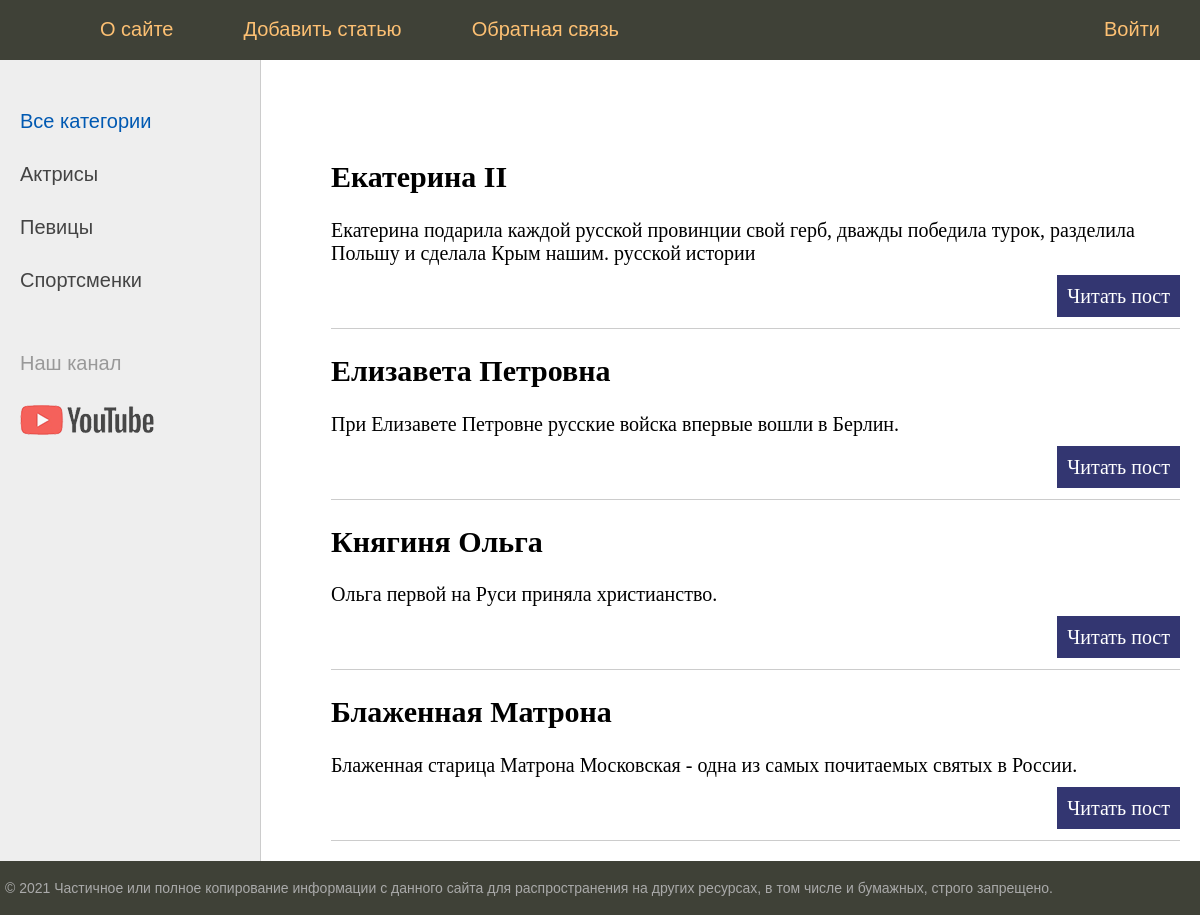
The page / on the database its author committed.
### women/models.py (models this page shows, shortened)
class Women(models.Model):
    title = models.CharField(max_length=255)
    content = models.TextField(blank=True)
    photo = models.ImageField(upload_to='photos/%Y/%m/%d/')
    time_create = models.DateTimeField(auto_now_add=True)
    time_update = models.DateTimeField(auto_now=True)
    is_publisher = models.BooleanField(default=True)
    def get_url(self):
        return reverse('post', kwargs={'post_id': self.pk})

### women/views.py (the view)
# urls.py: path('', index, name='home'),
def index(request):
    posts = Women.objects.all()
    context = {
        'posts': posts,
        'menu': menu,
        'title': 'Главная страница'
    }
    return render(request, 'women/index.html', context=context)

### women/templates/women/index.html (shortened to what this page needs)
{% extends 'women/base.html' %}
{% block content %}
<ul class="list-articles">
	{% for p in posts %}
			<li><h2>{{p.title}}</h2>
	{% autoescape on %}
	{{p.content|linebreaks|truncatewords:50}}
	{% endautoescape %}
			<p class="link-read-post"><a href="{{ p.get_url }}">Читать пост</a></p>
			</li>
	{% endfor %}
</ul>
{% endblock %}

### women/templates/women/base.html (shortened to what this page needs)
{% load static %}
<!DOCTYPE html>
<html>
<head>
	<link type="text/css" href="{% static 'women/css/styles.css' %}" rel="stylesheet" />
</head>
<body>
<table class="table-page" border=0 cellpadding="0" cellspacing="0">
<tr><td valign=top>
{% block mainmenu %}
		<div class="header">
			<ul id="mainmenu" class="mainmenu">
			<li class="logo"><a href="{% url 'home' %}"><div class="logo"></div></a></li>
{% for m in menu %}
	{% if not forloop.last %}
			<li><a href="{% url m.url_name %}">{{m.title}}</a></li>
	{% else %}
			<li class="last"><a href="{% url m.url_name %}">{{m.title}}</a></li>
	{% endif %}
{% endfor %}
			</ul>
		</div>
{% endblock mainmenu %}
<table class="table-content" border=0 cellpadding="0" cellspacing="0">
<tr>
	<td valign="top" class="left-chapters">
	<ul id="leftchapters">
		<li class="selected">Все категории</li>
		<li><a href="#">Актрисы</a></li>
		<li><a href="#">Певицы</a></li>
		<li><a href="#">Спортсменки</a></li>
		<li class="share">
		<p>Наш канал</p>
		<a class="share-yt" href="https://www.youtube.com/channel/UClJzWfGWuGJL2t-3dYKcHTA/playlists" target="_blank" rel="nofollow"></a>
		</li>
	</ul>
</td>
<td valign="top" class="content">
	<div class="content-text">
{% block content %}
{% endblock %}
	</div>
</td></tr></table>
</td></tr>
<tr><td valign=top>
	<div id="footer">
		<p>&copy; 2021 Частичное или полное копирование информации с данного сайта для распространения на других ресурсах, в том числе и бумажных, строго запрещено.</p>
	</div>
</td></tr></table>
</body>
</html>

### women/static/women/css/styles.css (style rules this page uses)
html, body { font-family: 'Arial'; margin: 0; padding: 0; height: 100%; width: 100%; color: #444; }
a { color: #0059b2; text-decoration: none; }
p.link-read-post { text-align: right; }
p.link-read-post a { padding: 10px; min-width: 100px; background: #333671; color: #fff; text-decoration: none; }
ul.list-articles { list-style: none; margin: 0; padding: 0; }
ul.list-articles li { border-bottom: 1px solid #ccc; }
.table-page { width: 100%; height: 100%; vertical-align: top; }
.table-page tr { height: 100%; }
.header { background: #3F4137; height: 60px; }
.logo { background: url('../images/logo.png') no-repeat 10px 5px; width: 70px; height: 60px; }
ul.mainmenu { list-style: none; margin: 0; padding: 0; height: 60px; color: #fdc073; font-size: 20px; overflow: hidden; }
ul.mainmenu li { float: left; margin: 18px 40px 0 30px; }
ul.mainmenu li.logo { margin: 0; }
ul.mainmenu li.last { float: right; }
ul.mainmenu li a { color: #fdc073; text-decoration: none; }
.table-content { width: 100%; min-height: 100%; height: 100%; }
.left-chapters { margin: 0; background: #eee; border-right: 1px solid #ccc; min-height: 100%; }
.left-chapters ul { width: 230px; min-height: 100%; margin: 0; padding: 20px 10px 10px 20px; list-style: none; font-size: 20px; }
.left-chapters ul li { margin: 30px 0 0 0; color: #999; }
.left-chapters ul li.selected { color: #0059b2; }
.left-chapters ul li a { color: #444; text-decoration: none; }
.left-chapters ul li.share { margin: 60px 0 0 0; }
.left-chapters ul li.share p { margin: 30px 0 30px 0; }
.left-chapters ul li.share a { display: inline-block; width: 40px; height: 40px; margin: 0 20px 0 0; }
.left-chapters ul li.share a.share-yt { width: 100%; height: 30px; background: url('../images/share_yt.png') no-repeat 0 0 }
.content { padding: 40px 20px 20px 40px; width: 100%; box-sizing: border-box; }
.content-text { margin: 60px 0 0 30px; color: #000; font-size: 20px; font-family: Yandex Sans Display Light; }
#footer { box-sizing: border-box; background: #3F4137; padding: 5px; color: #aaa; font-size: 14px; font-family: Verdana, Geneva, Arial, Helvetica; text-align: left; overflow: hidden; }

### rows shown on the page
Women: title "Екатерина II", content "Екатерина подарила каждой русской провинции свой герб, дважды победила турок, разделила Польшу и сделала Крым нашим. русской истории"
Women: title "Елизавета Петровна", content "При Елизавете Петровне русские войска впервые вошли в Берлин."
Women: title "Княгиня Ольга", content "Ольга первой на Руси приняла христианство."
Women: title "Блаженная Матрона", content "Блаженная старица Матрона Московская - одна из самых почитаемых святых в России."

### other values the page prints
{{ m.title }} "О сайте" "Добавить статью" "Обратная связь"
{{ m.title }} "Войти"
